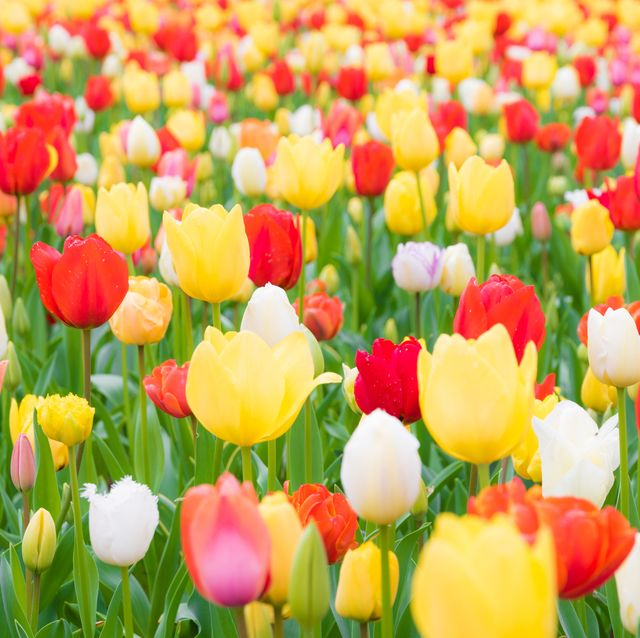
#> input picture Computer_vision_lessons_and_projects/tulips.jpg, 640 x 638 px, found by its file name
$ jupyter execute 'Section 2 - 2D scaling transformations.ipynb'
#> lines starting #> are read from the running program, lines starting #| are printed output that depends on the picture
# Introduction to geometric transformations

[cell 1]
import numpy as np
import matplotlib.pyplot as plt
import cv2

[cell 2]
color_image = r'C:\Users\User\Desktop\Python_projects\Computer_vision_lessons_and_projects\tulips.jpg'
bgr_img = cv2.imread(color_image, cv2.IMREAD_COLOR)
#> bgr_img is the input picture: shape (638, 640, 3); mean B, G, R 87.5, 161.1, 197.5
bgr_img = bgr_img[:, :, ::-1]
plt.imshow(bgr_img)

[cell 3]
bgr_img_resized = cv2.resize(src=bgr_img, fx=0.5, fy=2, dsize=None)
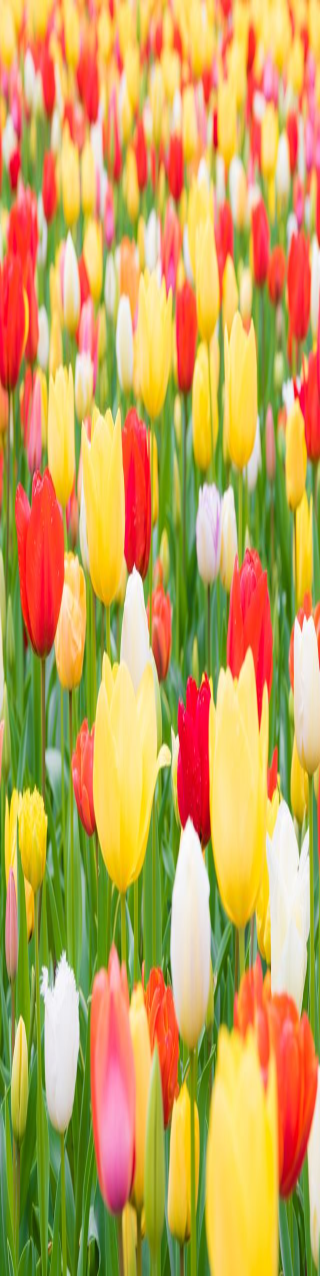
#> bgr_img_resized: shape (1276, 320, 3); mean R, G, B 197.5, 161.1, 87.5
plt.imshow(bgr_img_resized[:, :, ::-1])
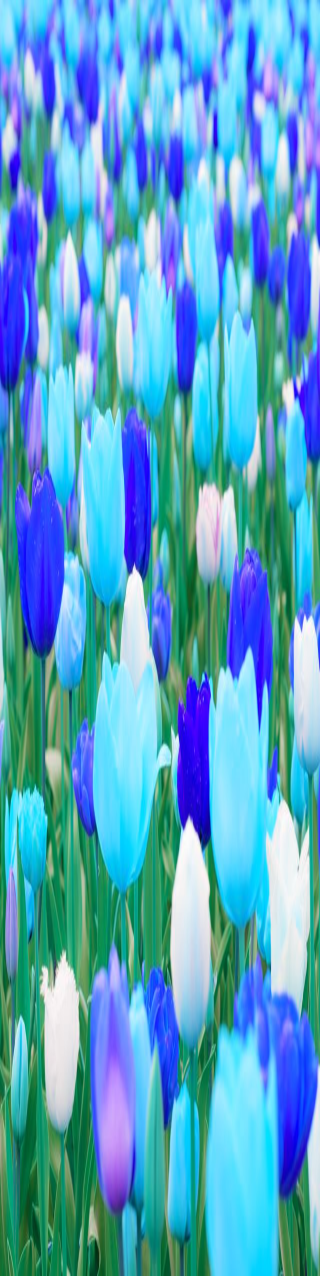
#> shown: shape (1276, 320, 3); mean R, G, B 87.5, 161.1, 197.5

[cell 4]
gray_image_path = r'C:\Users\User\Desktop\Python_projects\Computer_vision_lessons_and_projects\albert-einstein_gray.jpg'
img_gray = cv2.imread(gray_image_path, cv2.IMREAD_GRAYSCALE)
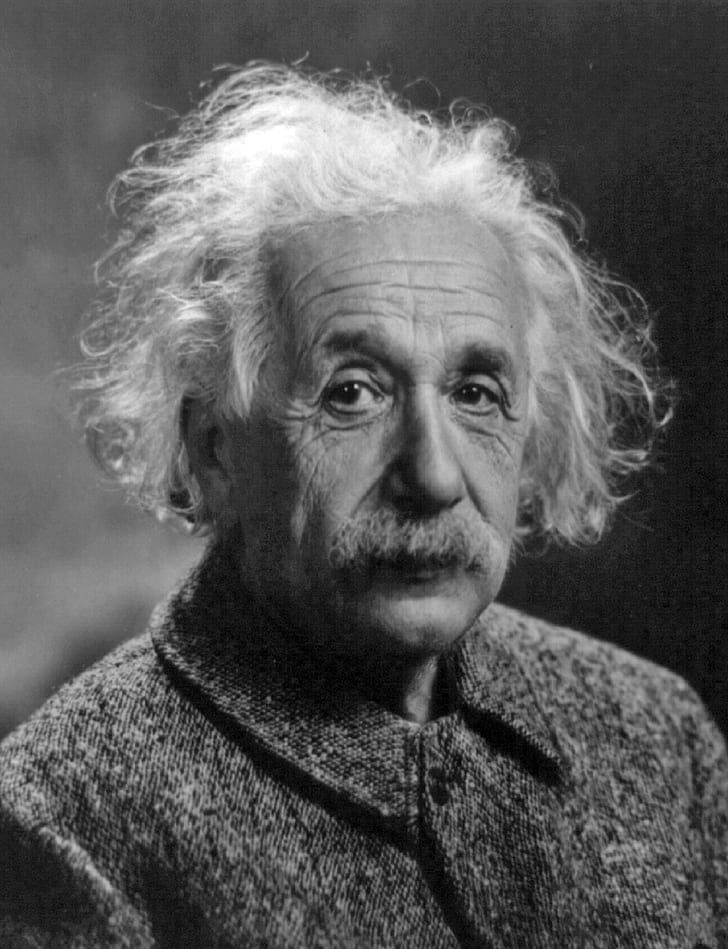
#> input picture Computer_vision_lessons_and_projects/albert-einstein_gray.jpg, 728 x 949 px, found by its file name
#> img_gray is the input picture: shape (949, 728); min 0, max 255, mean 89.4
plt.imshow(img_gray, cmap='gray')
plt.show()

[cell 5]
# resize image to double it horizontally and vertically it will be reduced to half of the original size
img_gray_resized = cv2.resize(src=img_gray, fx=1.5, fy=0.8, dsize=None)
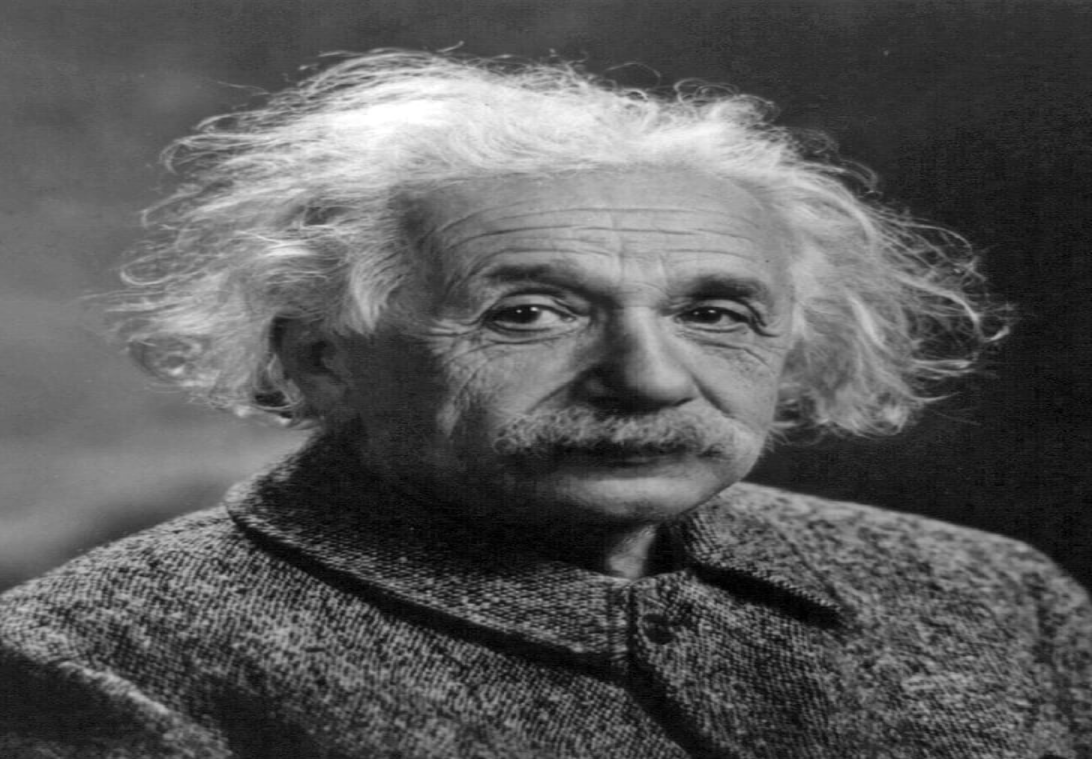
#> img_gray_resized: shape (759, 1092); min 0, max 255, mean 89.4

plt.imshow(img_gray_resized, cmap='gray')
plt.xticks([])
plt.yticks([])

[cell 6]
print(img_gray_resized.shape, img_gray.shape)
#| (759, 1092) (949, 728)

### Exercise: zoom in 2x an image.

I will use the Einstein image as an example.

[cell 7]
img_gray_exercise = cv2.resize(src=img_gray, fx=2, fy=2, dsize=None)

plt.imshow(img_gray_resized, cmap='gray')
plt.xticks([])
plt.yticks([])
print(img_gray.shape, img_gray_exercise.shape)
#| (949, 728) (1898, 1456)
